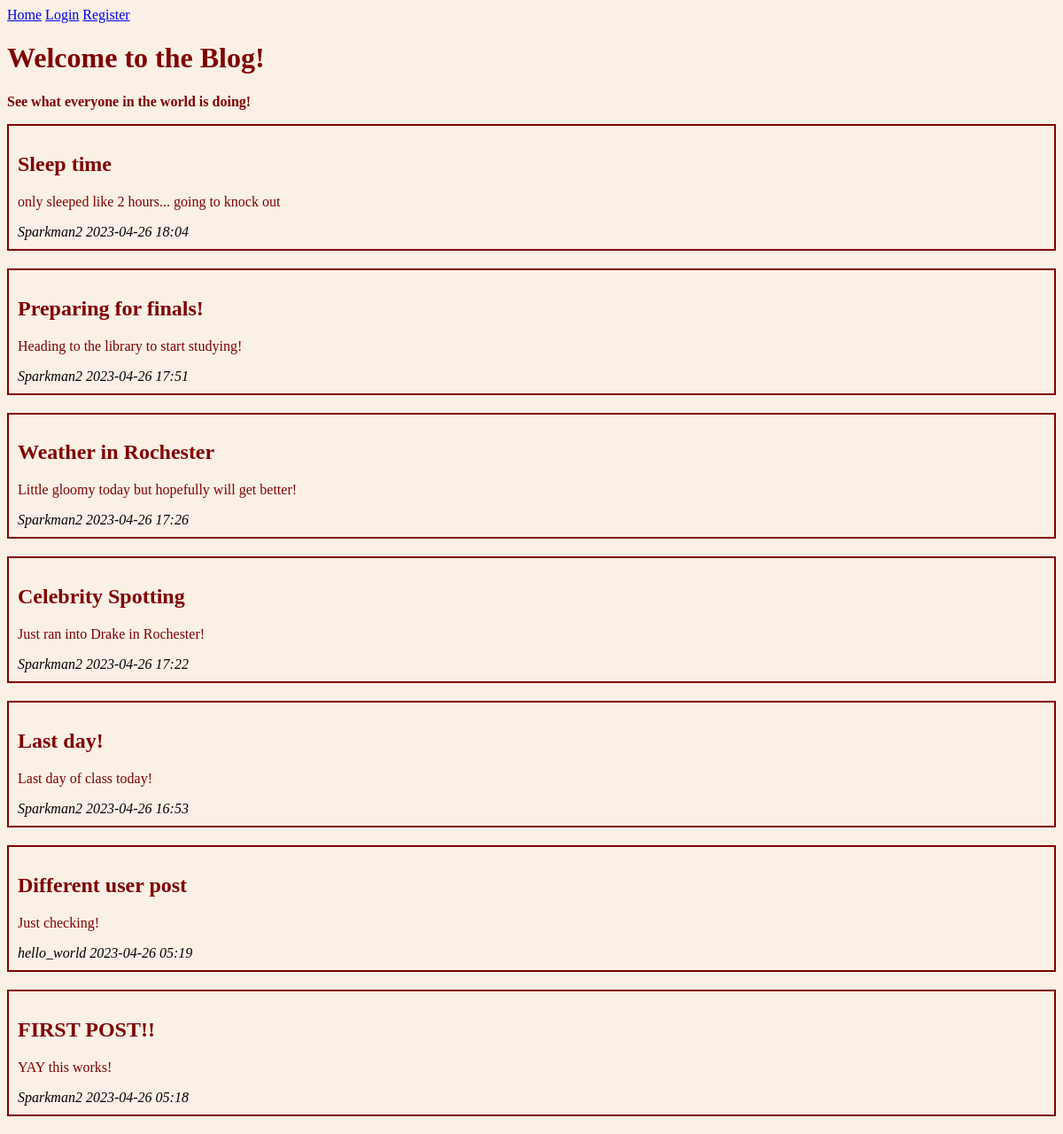
/index, run on the app's committed database.
### models.py (models this page shows, shortened)
class Post(db.Model):
    id = db.Column(db.Integer, primary_key=True)
    title = db.Column(db.String(140))
    body = db.Column(db.String(140))
    timestamp = db.Column(db.DateTime, index=True, default=datetime.utcnow)
    user_id = db.Column(db.Integer, db.ForeignKey('user.id'))

class User(db.Model):
    id = db.Column(db.Integer, primary_key=True)
    username = db.Column(db.String(64), index=True, unique=True)
    password_hash = db.Column(db.String(128))
    posts = db.relationship('Post', backref='author', lazy='dynamic')

### views.py (the view)
@app.route('/')
@app.route('/index')
def index():
    posts = Post.query.order_by(Post.timestamp.desc()).all()
    return render_template('index.html', title='Home', posts=posts)

### templates/index.html
{% extends "base.html" %}
{% block content %}
  <h1>Welcome to the Blog!</h1>
  <h3> See what everyone in the world is doing! </h3>
  {% for post in posts %}
    <div class="post-box">
      <div class="post">
        <h2>{{ post.title }}</h2>
        <p>{{ post.body }}</p>
        <div class="meta">
          <span class="author">{{ post.author.username }}</span>
          <span class="date">{{ post.timestamp.strftime('%Y-%m-%d %H:%M') }}</span>
        </div>
      </div>
    </div>
  {% endfor %}
{% endblock %}

### templates/base.html (shortened to what this page needs)
<!doctype html>
<html lang="en">
  <head>
    <title>{% block title %}{% endblock %}</title><link rel="stylesheet" type="text/css" href="{{ url_for('static', filename='main.css') }}">
    <link rel="stylesheet" type="text/css" href="{{ url_for('static', filename='main.css') }}">
  </head>
  <body>
    <nav>
      <a href="{{ url_for('index') }}">Home</a>
      {% if current_user.is_authenticated %}
        <a href="{{ url_for('logout') }}">Logout</a>
        <a href="{{ url_for('post') }}">New Post</a>
      {% else %}
        <a href="{{ url_for('login') }}">Login</a>
        <a href="{{ url_for('register') }}">Register</a>
      {% endif %}
    </nav>
    {% block content %}
    {% endblock %}
  </body>
</html>

### static/main.css (style rules this page uses)
body { background-color: linen; color: maroon; font-family: "Comic Sans MS"; }
.post-box { border: 2px solid maroon; padding: 10px; margin-bottom: 20px; color: maroon; font-size: medium; font-family: "Comic Sans MS"; }
.meta { color: black; font-style: italic; }
h3 { font-size: medium; }

### data on the page
Post: title "Sleep time", body "only sleeped like 2 hours... going to knock out", author.username "Sparkman2", timestamp "2023-04-26 18:04"
Post: title "Preparing for finals!", body "Heading to the library to start studying!", author.username "Sparkman2", timestamp "2023-04-26 17:51"
Post: title "Weather in Rochester", body "Little gloomy today but hopefully will get better!", author.username "Sparkman2", timestamp "2023-04-26 17:26"
Post: title "Celebrity Spotting", body "Just ran into Drake in Rochester!", author.username "Sparkman2", timestamp "2023-04-26 17:22"
Post: title "Last day!", body "Last day of class today!", author.username "Sparkman2", timestamp "2023-04-26 16:53"
Post: title "Different user post", body "Just checking!", author.username "hello_world", timestamp "2023-04-26 05:19"
Post: title "FIRST POST!!", body "YAY this works!", author.username "Sparkman2", timestamp "2023-04-26 05:18"
